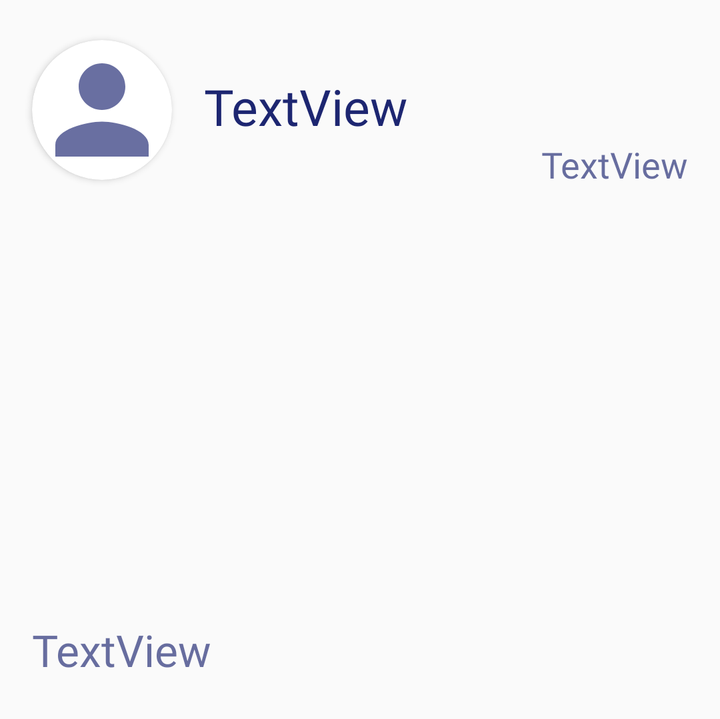
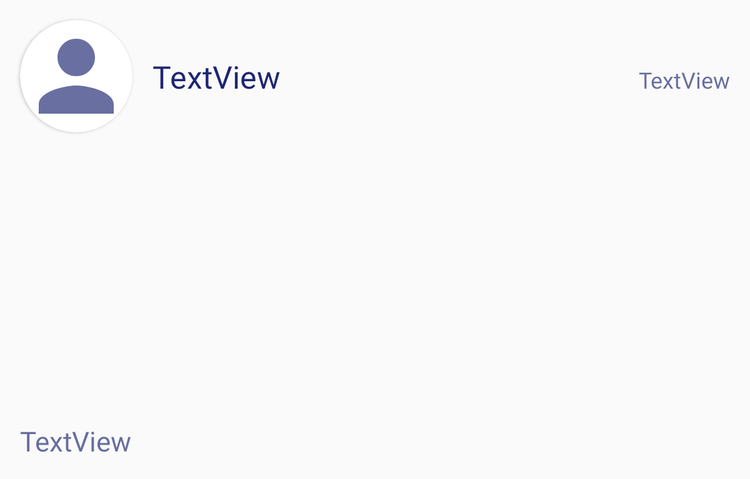

One screen, two layout resources from the same app: the default and the repository's alternative for another configuration. Each is rendered where Android would select it; the XML of both is given below.
<!-- AndroidManifest.xml: application theme AppTheme -->
<!-- res/layout/list_element_profilo.xml -->
<?xml version="1.0" encoding="utf-8"?>
<android.support.v7.widget.LinearLayoutCompat xmlns:android="http://schemas.android.com/apk/res/android"
    xmlns:app="http://schemas.android.com/apk/res-auto"
    xmlns:tools="http://schemas.android.com/tools"
    android:layout_width="match_parent"
    android:layout_height="wrap_content"
    tools:context=".MainActivity"
    >
    <android.support.constraint.ConstraintLayout
        android:layout_width="match_parent"
        android:layout_height="wrap_content"
        >

        <android.support.v7.widget.CardView
            android:id="@+id/view2"
            android:layout_width="70dp"
            android:layout_height="70dp"
            android:layout_centerHorizontal="true"
            android:layout_marginStart="16dp"
            android:layout_marginTop="16dp"
            android:layout_marginEnd="8dp"
            android:layout_marginBottom="8dp"
            android:elevation="12dp"
            android:innerRadius="0dp"
            android:shape="ring"
            android:thicknessRatio="1.9"
            app:cardCornerRadius="35dp"
            app:layout_constraintBottom_toTopOf="@+id/imagePost"
            app:layout_constraintEnd_toEndOf="parent"
            app:layout_constraintHorizontal_bias="0.0"
            app:layout_constraintStart_toStartOf="parent"
            app:layout_constraintTop_toTopOf="parent">

            <ImageView
                android:id="@+id/imgUtentePostBacheca"
                android:layout_width="match_parent"
                android:layout_height="match_parent"
                app:layout_constraintBottom_toBottomOf="parent"
                app:layout_constraintEnd_toEndOf="parent"
                app:layout_constraintHorizontal_bias="0.0"
                app:layout_constraintStart_toStartOf="parent"
                app:layout_constraintTop_toTopOf="parent"
                app:layout_constraintVertical_bias="0.0"
                android:background="@drawable/ic_person_blue_24dp"
                tools:srcCompat="@tools:sample/avatars" />
        </android.support.v7.widget.CardView>

        <ImageView
            android:id="@+id/imagePost"
            android:layout_width="350dp"
            android:layout_height="180dp"
            android:layout_marginStart="16dp"
            android:layout_marginTop="8dp"
            android:layout_marginEnd="16dp"
            android:layout_marginBottom="8dp"
            app:layout_constraintBottom_toTopOf="@+id/msgPost"
            app:layout_constraintEnd_toEndOf="parent"
            app:layout_constraintStart_toStartOf="parent"
            app:layout_constraintTop_toBottomOf="@+id/view2"
            tools:srcCompat="@tools:sample/avatars" />

        <TextView
            android:id="@+id/userPost"
            android:layout_width="166dp"
            android:layout_height="wrap_content"
            android:layout_marginStart="16dp"
            android:layout_marginTop="16dp"
            android:layout_marginEnd="16dp"
            android:backgroundTint="@color/colorAccent"
            android:fontFamily="@font/tcm"
            android:scaleType="centerInside"
            android:text="TextView"
            android:textColor="@color/colorButtonBlue"
            android:textSize="25sp"
            app:layout_constraintBottom_toBottomOf="@+id/view2"
            app:layout_constraintEnd_toEndOf="parent"
            app:layout_constraintHorizontal_bias="0.0"
            app:layout_constraintStart_toEndOf="@+id/view2"
            app:layout_constraintTop_toTopOf="parent" />

        <TextView
            android:id="@+id/timestampPost"
            android:layout_width="134dp"
            android:layout_height="wrap_content"
            android:layout_marginStart="8dp"
            android:layout_marginEnd="16dp"
            android:layout_marginBottom="16dp"
            android:fontFamily="@font/tcm"
            android:text="TextView"
            android:textAlignment="viewEnd"
            android:textColor="@color/colorAccent"
            android:textSize="18sp"
            app:layout_constraintBottom_toTopOf="@+id/imagePost"
            app:layout_constraintEnd_toEndOf="parent"
            app:layout_constraintHorizontal_bias="1.0"
            app:layout_constraintStart_toStartOf="parent"
            app:layout_constraintTop_toBottomOf="@+id/userPost"
            app:layout_constraintVertical_bias="1.0" />

        <TextView
            android:id="@+id/msgPost"
            android:layout_width="352dp"
            android:layout_height="wrap_content"
            android:layout_marginStart="16dp"
            android:layout_marginTop="8dp"
            android:layout_marginEnd="16dp"
            android:layout_marginBottom="16dp"
            android:fontFamily="@font/tcm"
            android:text="TextView"
            android:textColor="@color/colorAccent"
            android:textSize="22sp"
            app:layout_constraintBottom_toBottomOf="parent"
            app:layout_constraintEnd_toEndOf="parent"
            app:layout_constraintHorizontal_bias="0.0"
            app:layout_constraintStart_toStartOf="parent"
            app:layout_constraintTop_toBottomOf="@+id/imagePost" />



    </android.support.constraint.ConstraintLayout>

</android.support.v7.widget.LinearLayoutCompat>
<!-- resources referenced by this layout -->
<resources>
  <color name="colorAccent">#a91d2671</color>
  <color name="colorButtonBlue">#1D2671</color>
  <!-- drawable ic_person_blue_24dp (drawable) -->
  <vector android:height="24dp" android:tint="#a91d2671"
      android:viewportHeight="24.0" android:viewportWidth="24.0"
      android:width="24dp" xmlns:android="http://schemas.android.com/apk/res/android">
      <path android:fillColor="#FF000000" android:pathData="M12,12c2.21,0 4,-1.79 4,-4s-1.79,-4 -4,-4 -4,1.79 -4,4 1.79,4 4,4zM12,14c-2.67,0 -8,1.34 -8,4v2h16v-2c0,-2.66 -5.33,-4 -8,-4z"/>
  </vector>
  <style name="AppTheme" parent="Theme.AppCompat.Light.NoActionBar">
          
          <item name="colorPrimary">@color/colorPrimary</item>
          <item name="colorPrimaryDark">@color/colorButtonBlue</item>
          <item name="colorAccent">@color/colorAccent</item>
      </style>
  <color name="colorPrimary">#1D2671</color>
</resources>
<!-- res/layout-large/list_element_profilo.xml (the repository's variant of the layout above) -->
<!-- drawn on a 7-inch tablet held upright -->
<?xml version="1.0" encoding="utf-8"?>
<android.support.v7.widget.LinearLayoutCompat xmlns:android="http://schemas.android.com/apk/res/android"
    xmlns:app="http://schemas.android.com/apk/res-auto"
    xmlns:tools="http://schemas.android.com/tools"
    android:layout_width="match_parent"
    android:layout_height="wrap_content"
    tools:context=".MainActivity">

    <android.support.constraint.ConstraintLayout
        android:layout_width="match_parent"
        android:layout_height="wrap_content"
        android:layout_centerHorizontal="true">

        <android.support.v7.widget.CardView
            android:id="@+id/view2"
            android:layout_width="90dp"
            android:layout_height="90dp"
            android:layout_centerHorizontal="true"
            android:layout_marginStart="16dp"
            android:layout_marginTop="16dp"
            android:layout_marginEnd="8dp"
            android:layout_marginBottom="8dp"
            android:elevation="12dp"
            android:innerRadius="0dp"
            android:shape="ring"
            android:thicknessRatio="1.9"
            app:cardCornerRadius="45dp"
            app:layout_constraintBottom_toTopOf="@+id/imagePost"
            app:layout_constraintEnd_toEndOf="parent"
            app:layout_constraintHorizontal_bias="0.0"
            app:layout_constraintStart_toStartOf="parent"
            app:layout_constraintTop_toTopOf="parent"
            app:layout_constraintVertical_chainStyle="spread_inside">

            <ImageView
                android:id="@+id/imgUtentePostBacheca"
                android:layout_width="match_parent"
                android:layout_height="match_parent"
                android:background="@drawable/ic_person_blue_24dp"
                app:layout_constraintBottom_toBottomOf="parent"
                app:layout_constraintEnd_toEndOf="parent"
                app:layout_constraintHorizontal_bias="0.0"
                app:layout_constraintStart_toStartOf="parent"
                app:layout_constraintTop_toTopOf="parent"
                app:layout_constraintVertical_bias="0.0"
                tools:srcCompat="@tools:sample/avatars" />
        </android.support.v7.widget.CardView>

        <ImageView
            android:id="@+id/imagePost"
            android:layout_width="400dp"
            android:layout_height="200dp"
            android:layout_marginStart="16dp"
            android:layout_marginTop="8dp"
            android:layout_marginEnd="16dp"
            android:layout_marginBottom="8dp"
            app:layout_constraintBottom_toTopOf="@+id/msgPost"
            app:layout_constraintEnd_toEndOf="parent"
            app:layout_constraintStart_toStartOf="parent"
            app:layout_constraintTop_toBottomOf="@+id/view2"
            tools:srcCompat="@tools:sample/avatars" />

        <TextView
            android:id="@+id/userPost"
            android:layout_width="200dp"
            android:layout_height="wrap_content"
            android:layout_marginStart="16dp"
            android:layout_marginTop="16dp"
            android:layout_marginEnd="8dp"
            android:backgroundTint="@color/colorAccent"
            android:fontFamily="@font/tcm"
            android:scaleType="centerInside"
            android:text="TextView"
            android:textColor="@color/colorButtonBlue"
            android:textSize="25sp"
            app:layout_constraintBottom_toBottomOf="@+id/view2"
            app:layout_constraintEnd_toStartOf="@+id/timestampPost"
            app:layout_constraintHorizontal_bias="0.0"
            app:layout_constraintStart_toEndOf="@+id/view2"
            app:layout_constraintTop_toTopOf="parent" />

        <TextView
            android:id="@+id/timestampPost"
            android:layout_width="130dp"
            android:layout_height="wrap_content"
            android:layout_marginStart="8dp"
            android:layout_marginTop="8dp"
            android:layout_marginEnd="16dp"
            android:layout_marginBottom="16dp"
            android:fontFamily="@font/tcm"
            android:text="TextView"
            android:textAlignment="viewEnd"
            android:textColor="@color/colorAccent"
            android:textSize="18sp"
            app:layout_constraintBottom_toTopOf="@+id/imagePost"
            app:layout_constraintEnd_toEndOf="parent"
            app:layout_constraintHorizontal_bias="1.0"
            app:layout_constraintStart_toStartOf="parent"
            app:layout_constraintTop_toTopOf="parent"
            app:layout_constraintVertical_bias="0.59000003" />

        <TextView
            android:id="@+id/msgPost"
            android:layout_width="405dp"
            android:layout_height="wrap_content"
            android:layout_marginStart="16dp"
            android:layout_marginTop="8dp"
            android:layout_marginEnd="16dp"
            android:layout_marginBottom="16dp"
            android:fontFamily="@font/tcm"
            android:text="TextView"
            android:textColor="@color/colorAccent"
            android:textSize="22sp"
            app:layout_constraintBottom_toBottomOf="parent"
            app:layout_constraintEnd_toEndOf="parent"
            app:layout_constraintHorizontal_bias="0.0"
            app:layout_constraintStart_toStartOf="parent"
            app:layout_constraintTop_toBottomOf="@+id/imagePost" />

    </android.support.constraint.ConstraintLayout>

</android.support.v7.widget.LinearLayoutCompat>
